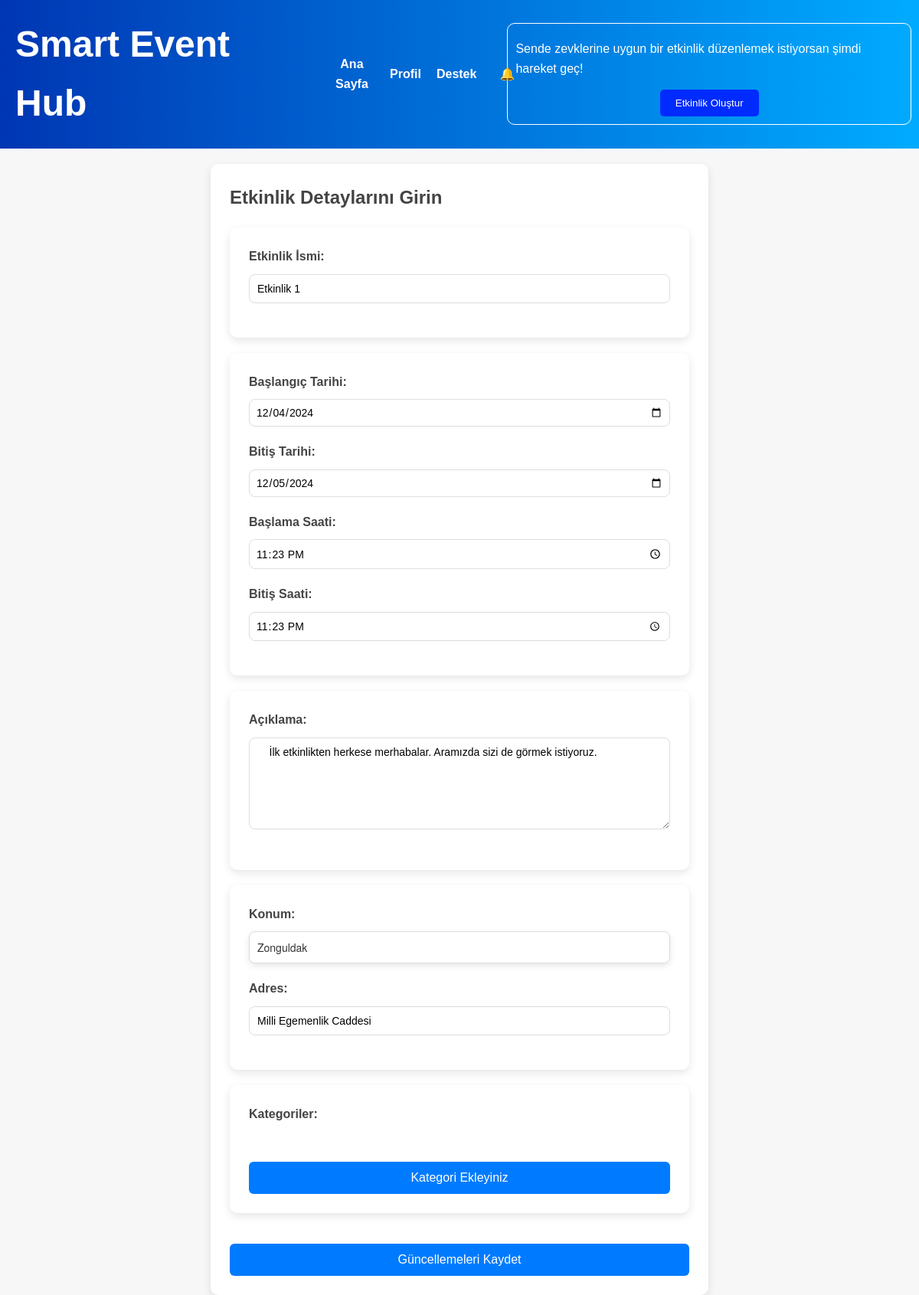
Page /edit_event/2 on the committed database.
### tables this page shows
CREATE TABLE events (
        ID INTEGER PRIMARY KEY AUTOINCREMENT,
        event_name TEXT NOT NULL,
        description TEXT NOT NULL,
        startDate TEXT NOT NULL,
        finishDate TEXT NOT NULL,
        startTime TEXT NOT NULL,
        finishTime TEXT NOT NULL,
        duration TEXT NOT NULL,
        city TEXT NOT NULL,        
        address TEXT NOT NULL,        
        category TEXT NOT NULL,
        creator_username TEXT NOT NULL,
        isApproved BOOLEAN DEFAULT FALSE NOT NULL
    );

### app.py (the view)
@app.route('/edit_event/<int:event_id>')
def edit_event(event_id):
    event = get_event_by_id(event_id)
    return render_template('editEvent.html', event=event)

### database.py (called while the page is built)
def get_db_connection():
    conn = sqlite3.connect(DATABASE)
    conn.row_factory = sqlite3.Row
    return conn

def get_event_by_id(event_id):
    conn = get_db_connection()
    cursor = conn.cursor()
    cursor.execute('''
        SELECT * FROM events WHERE ID = ?
    ''', (event_id,))
    event = cursor.fetchone()
    conn.close()
    return event

### templates/editEvent.html (shortened to what this page needs)
<!DOCTYPE html>
<html lang="tr">
<head>
    <link rel="stylesheet" href="{{ url_for('static', filename='css/createEvent_style.css') }}">
</head>
<body>
    {% include 'header.html' %}
    <section class="event-form">
        <h2>Etkinlik Detaylarını Girin</h2>
            <form method="POST" id="event-form" action="{{ url_for('update_event', event_id=event['ID']) }}" enctype="multipart/form-data">
            <div class="form-group interests-section">
                <label for="event-name">Etkinlik İsmi:</label>
                <input type="text" id="event-name" name="event-name" placeholder="Etkinlik ismini girin" value="{{ event['event_name'] }}" required>
            </div>
            <div class="form-group interests-section">
                <label for="event-start-date">Başlangıç Tarihi:</label>
                <input type="date" id="event-start-date" name="event-start-date" value="{{ event['startDate'] }}" required>
                <label for="event-finish-date">Bitiş Tarihi:</label>
                <input type="date" id="event-finish-date" name="event-finish-date" value="{{ event['finishDate'] }}" required>
                <label for="event-start-time">Başlama Saati:</label>
                <input type="time" id="event-start-time" name="event-start-time" value="{{ event['startTime'] }}" required>
                <label for="event-finish-time">Bitiş Saati:</label>
                <input type="time" id="event-finish-time" name="event-finish-time" value="{{ event['finishTime'] }}" required>
            </div>
            <div class="form-group interests-section">
                <label for="event-description">Açıklama:</label>
                <textarea id="event-description" name="event-description" placeholder="Etkinlik açıklamasını girin" required> {{ event['description'] }} </textarea>
            </div>
            <div class="form-group interests-section">
                <label for="event-city">Konum:</label>
        <select id="location" name="location" required>
            <option value="Zonguldak" {% if event['city'] == 'Zonguldak' %}selected{% endif %}>Zonguldak</option>
        </select>
                <label for="event-address">Adres:</label>
                <input type="text" id="event-address" name="event-address" placeholder="Örn: Mahalle, Cadde, Sokak" value="{{ event['address'] }}" required>
            </div>
            <div class="form-group interests-section">
                <label for="interests">Kategoriler:</label>
                <button type="button" class="manage-interests-btn" onclick="toggleInterests()">Kategori Ekleyiniz</button>
            </div>
            <button type="submit">Güncellemeleri Kaydet</button>
        </form>
    </section>
</body>
</html>

### static/css/createEvent_style.css (style rules this page uses)
body { font-family: Arial, sans-serif; background-color: #f7f7f7; color: #333; padding: 20px; margin: 0; box-sizing: border-box; }
body::before { content: ''; background-image: url('../images/events.jpg'); background-size: cover; background-position: center; opacity: 0.6; position: fixed; top: 0; left: 0; width: 100%; height: 100%; z-index: -1; }
h2 { font-size: 1.5rem; color: #444; }
.event-form { background-color: #fff; border-radius: 10px; padding: 25px; box-shadow: 0 4px 12px rgba(0, 0, 0, 0.1); max-width: 600px; margin: 0 auto; }
.event-form label { font-size: 16px; color: #444; font-weight: 600; margin-bottom: 10px; display: block; }
.event-form input, .event-form textarea, .event-form select { width: 100%; padding: 10px; margin-bottom: 20px; border: 1px solid #ddd; border-radius: 8px; font-size: 14px; box-sizing: border-box; }
.event-form input[type="date"], .event-form input[type="time"] { padding: 8px; }
.event-form textarea { resize: vertical; height: 120px; }
.event-form button { background-color: #007bff; color: #fff; border: none; padding: 12px 18px; border-radius: 6px; cursor: pointer; width: 100%; font-size: 16px; margin-top: 20px; transition: background-color 0.3s ease; text-align: center; }
.interests-section { background-color: #fff; border-radius: 10px; padding: 25px; box-shadow: 0 4px 12px rgba(0, 0, 0, 0.1); margin-top: 20px; }
.interests-section label { font-size: 16px; color: #444; font-weight: 600; margin-bottom: 10px; display: block; }
select { width: 100%; padding: 12px 20px; margin-bottom: 18px; border-radius: 6px; border: 1px solid #ddd; background-color: #fff; font-size: 14px; color: #333; font-family: 'Helvetica Neue', Arial, sans-serif; cursor: pointer; transition: all 0.3s ease; appearance: none; -webkit-appearance: none; -moz-appearance: none; position: relative; }
select::after { content: " ▼"; position: absolute; right: 20px; top: 50%; transform: translateY(-50%); color: #888; pointer-events: none; }
select { box-shadow: 0 3px 8px rgba(0, 0, 0, 0.1); }
.form-group { margin-bottom: 20px; }
label { font-weight: bold; margin-bottom: 10px; display: block; }

### static/css/header_style.css (style rules this page uses)
* { margin: 0; padding: 0; font-family: 'Arial', sans-serif; transition: all 0.3s ease; }
body, html { margin: 0; padding: 0; width: 100%; height: 100%; color: #333; line-height: 1.6; font-size: 16px; }

### rows in the picture
events: event-name "Etkinlik 1", event-start-date "12/04/2024", event-finish-date "12/05/2024", event-start-time "23:23", event-finish-time "23:23", event-description "İlk etkinlikten herkese merhabalar. Aramızda sizi de görmek istiyoruz.", location "Zonguldak", event-address "Milli Egemenlik Caddesi"
